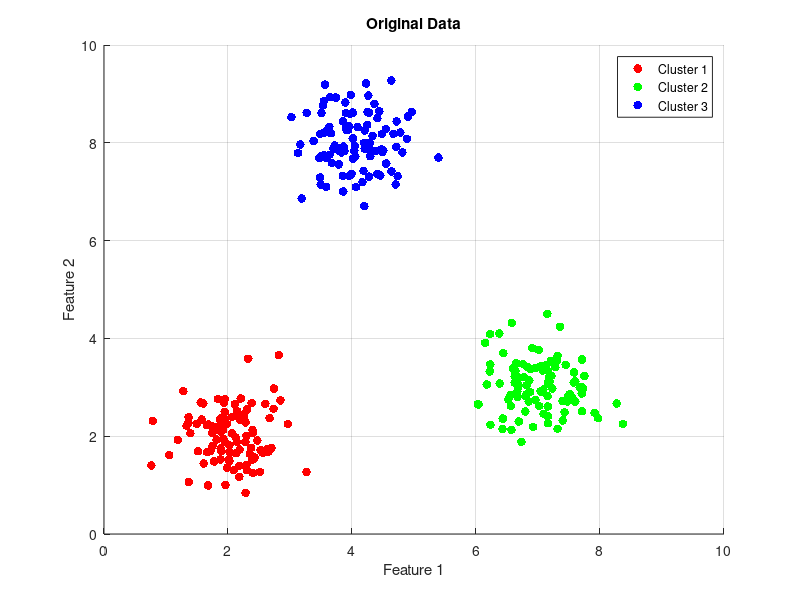

MATLAB code for this plot: (Note: this script raises an error after producing the figure.)
clc;
clear;
close all;

%% Step 1: Generate clustered data
rng(10); % For reproducibility

% Cluster 1
C1 = randn(100,2) * 0.5 + [2 2];

% Cluster 2
C2 = randn(100,2) * 0.5 + [7 3];

% Cluster 3
C3 = randn(100,2) * 0.5 + [4 8];

% Combine all data
data = [C1; C2; C3];

% SOM requires observations as columns
X = data';

%% Step 2: Plot original data
figure;

scatter(C1(:,1), C1(:,2), 40, 'r', 'filled');
hold on;

scatter(C2(:,1), C2(:,2), 40, 'g', 'filled');
scatter(C3(:,1), C3(:,2), 40, 'b', 'filled');

xlabel('Feature 1');
ylabel('Feature 2');
title('Original Data');

legend('Cluster 1','Cluster 2','Cluster 3');
grid on;

%% Step 3: Create Self-Organizing Map
gridSize = [5 5];

net = selforgmap(gridSize);

%% Step 4: Train SOM
net.trainParam.epochs = 200;

[net,tr] = train(net,X);

%% Step 5: Find Best Matching Unit
outputs = net(X);

[~, neuronIndex] = max(outputs, [], 1);

%% Step 6: Display SOM topology
figure;

plotsomtop(net);

title('SOM Network Topology');

%% Step 7: Display SOM sample hits
figure;

plotsomhits(net,X);

title('SOM Sample Hits');

%% Step 8: Display SOM weight positions
figure;

plotsompos(net,X);

title('SOM Weight Positions');

%% Step 9: Display cluster assignments
disp('Neuron assignment for first 20 samples:');

disp(neuronIndex(1:20));
